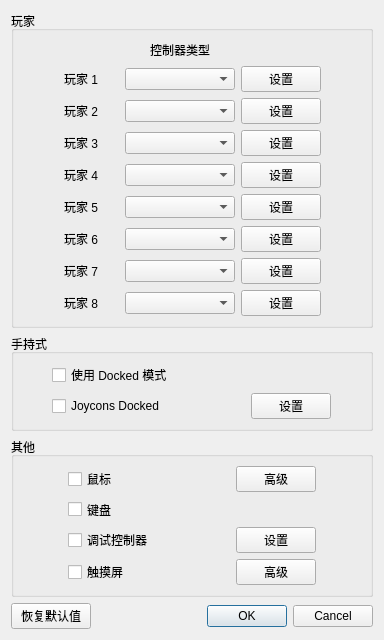
<?xml version="1.0" encoding="UTF-8"?>
<ui version="4.0">
 <class>ConfigureInput</class>
 <widget class="QDialog" name="ConfigureInput">
  <property name="geometry">
   <rect>
    <x>0</x>
    <y>0</y>
    <width>384</width>
    <height>576</height>
   </rect>
  </property>
  <property name="windowTitle">
   <string>自定义输入设置</string>
  </property>
  <layout class="QVBoxLayout" name="verticalLayout_5">
   <item>
    <layout class="QVBoxLayout" name="verticalLayout">
     <item>
      <widget class="QGroupBox" name="gridGroupBox_1">
       <property name="title">
        <string>玩家</string>
       </property>
       <layout class="QGridLayout" name="gridLayout">
        <item row="1" column="2">
         <widget class="QComboBox" name="player1_combobox">
          <property name="minimumSize">
           <size>
            <width>110</width>
            <height>0</height>
           </size>
          </property>
         </widget>
        </item>
        <item row="1" column="3">
         <widget class="QPushButton" name="player1_configure">
          <property name="text">
           <string>设置</string>
          </property>
         </widget>
        </item>
        <item row="0" column="2">
         <widget class="QLabel" name="label">
          <property name="text">
           <string>控制器类型</string>
          </property>
          <property name="alignment">
           <set>Qt::AlignCenter</set>
          </property>
         </widget>
        </item>
        <item row="2" column="2">
         <widget class="QComboBox" name="player2_combobox">
          <property name="minimumSize">
           <size>
            <width>110</width>
            <height>0</height>
           </size>
          </property>
         </widget>
        </item>
        <item row="3" column="2">
         <widget class="QComboBox" name="player3_combobox">
          <property name="minimumSize">
           <size>
            <width>110</width>
            <height>0</height>
           </size>
          </property>
         </widget>
        </item>
        <item row="4" column="2">
         <widget class="QComboBox" name="player4_combobox">
          <property name="minimumSize">
           <size>
            <width>110</width>
            <height>0</height>
           </size>
          </property>
         </widget>
        </item>
        <item row="5" column="2">
         <widget class="QComboBox" name="player5_combobox">
          <property name="minimumSize">
           <size>
            <width>110</width>
            <height>0</height>
           </size>
          </property>
         </widget>
        </item>
        <item row="6" column="2">
         <widget class="QComboBox" name="player6_combobox">
          <property name="minimumSize">
           <size>
            <width>110</width>
            <height>0</height>
           </size>
          </property>
         </widget>
        </item>
        <item row="7" column="2">
         <widget class="QComboBox" name="player7_combobox">
          <property name="minimumSize">
           <size>
            <width>110</width>
            <height>0</height>
           </size>
          </property>
         </widget>
        </item>
        <item row="8" column="2">
         <widget class="QComboBox" name="player8_combobox">
          <property name="minimumSize">
           <size>
            <width>110</width>
            <height>0</height>
           </size>
          </property>
         </widget>
        </item>
        <item row="2" column="3">
         <widget class="QPushButton" name="player2_configure">
          <property name="text">
           <string>设置</string>
          </property>
         </widget>
        </item>
        <item row="3" column="3">
         <widget class="QPushButton" name="player3_configure">
          <property name="text">
           <string>设置</string>
          </property>
         </widget>
        </item>
        <item row="4" column="3">
         <widget class="QPushButton" name="player4_configure">
          <property name="text">
           <string>设置</string>
          </property>
         </widget>
        </item>
        <item row="5" column="3">
         <widget class="QPushButton" name="player5_configure">
          <property name="text">
           <string>设置</string>
          </property>
         </widget>
        </item>
        <item row="6" column="3">
         <widget class="QPushButton" name="player6_configure">
          <property name="text">
           <string>设置</string>
          </property>
         </widget>
        </item>
        <item row="7" column="3">
         <widget class="QPushButton" name="player7_configure">
          <property name="text">
           <string>设置</string>
          </property>
         </widget>
        </item>
        <item row="8" column="3">
         <widget class="QPushButton" name="player8_configure">
          <property name="text">
           <string>设置</string>
          </property>
         </widget>
        </item>
        <item row="0" column="0">
         <spacer name="horizontalSpacer">
          <property name="orientation">
           <enum>Qt::Horizontal</enum>
          </property>
          <property name="sizeHint" stdset="0">
           <size>
            <width>40</width>
            <height>20</height>
           </size>
          </property>
         </spacer>
        </item>
        <item row="0" column="4">
         <spacer name="horizontalSpacer_2">
          <property name="orientation">
           <enum>Qt::Horizontal</enum>
          </property>
          <property name="sizeHint" stdset="0">
           <size>
            <width>40</width>
            <height>20</height>
           </size>
          </property>
         </spacer>
        </item>
        <item row="1" column="1">
         <widget class="QLabel" name="label_3">
          <property name="minimumSize">
           <size>
            <width>55</width>
            <height>0</height>
           </size>
          </property>
          <property name="text">
           <string>玩家 1</string>
          </property>
         </widget>
        </item>
        <item row="2" column="1">
         <widget class="QLabel" name="label_4">
          <property name="text">
           <string>玩家 2</string>
          </property>
         </widget>
        </item>
        <item row="3" column="1">
         <widget class="QLabel" name="label_5">
          <property name="text">
           <string>玩家 3</string>
          </property>
         </widget>
        </item>
        <item row="4" column="1">
         <widget class="QLabel" name="label_6">
          <property name="text">
           <string>玩家 4</string>
          </property>
         </widget>
        </item>
        <item row="5" column="1">
         <widget class="QLabel" name="label_7">
          <property name="text">
           <string>玩家 5</string>
          </property>
         </widget>
        </item>
        <item row="6" column="1">
         <widget class="QLabel" name="label_8">
          <property name="text">
           <string>玩家 6</string>
          </property>
         </widget>
        </item>
        <item row="7" column="1">
         <widget class="QLabel" name="label_9">
          <property name="text">
           <string>玩家 7</string>
          </property>
         </widget>
        </item>
        <item row="8" column="1">
         <widget class="QLabel" name="label_10">
          <property name="text">
           <string>玩家 8</string>
          </property>
         </widget>
        </item>
       </layout>
      </widget>
     </item>
     <item>
      <widget class="QGroupBox" name="gridGroupBox_2">
       <property name="title">
        <string>手持式</string>
       </property>
       <layout class="QGridLayout" name="gridLayout_2">
        <item row="1" column="2">
         <spacer name="horizontalSpacer_5">
          <property name="orientation">
           <enum>Qt::Horizontal</enum>
          </property>
          <property name="sizeType">
           <enum>QSizePolicy::Fixed</enum>
          </property>
          <property name="sizeHint" stdset="0">
           <size>
            <width>72</width>
            <height>20</height>
           </size>
          </property>
         </spacer>
        </item>
        <item row="1" column="4">
         <spacer name="horizontalSpacer_4">
          <property name="orientation">
           <enum>Qt::Horizontal</enum>
          </property>
          <property name="sizeHint" stdset="0">
           <size>
            <width>40</width>
            <height>20</height>
           </size>
          </property>
         </spacer>
        </item>
        <item row="1" column="3">
         <widget class="QPushButton" name="handheld_configure">
          <property name="text">
           <string>设置</string>
          </property>
         </widget>
        </item>
        <item row="1" column="0">
         <spacer name="horizontalSpacer_3">
          <property name="orientation">
           <enum>Qt::Horizontal</enum>
          </property>
          <property name="sizeHint" stdset="0">
           <size>
            <width>40</width>
            <height>20</height>
           </size>
          </property>
         </spacer>
        </item>
        <item row="1" column="1">
         <widget class="QCheckBox" name="handheld_connected">
          <property name="text">
           <string>Joycons Docked</string>
          </property>
         </widget>
        </item>
        <item row="0" column="1">
         <widget class="QCheckBox" name="use_docked_mode">
          <property name="text">
           <string>使用 Docked 模式</string>
          </property>
         </widget>
        </item>
       </layout>
      </widget>
     </item>
     <item>
      <widget class="QGroupBox" name="gridGroupBox_3">
       <property name="title">
        <string>其他</string>
       </property>
       <layout class="QGridLayout" name="gridLayout_3">
        <item row="1" column="1">
         <widget class="QCheckBox" name="keyboard_enabled">
          <property name="minimumSize">
           <size>
            <width>0</width>
            <height>23</height>
           </size>
          </property>
          <property name="text">
           <string>键盘</string>
          </property>
         </widget>
        </item>
        <item row="2" column="1">
         <widget class="QCheckBox" name="debug_enabled">
          <property name="text">
           <string>调试控制器</string>
          </property>
         </widget>
        </item>
        <item row="3" column="1">
         <widget class="QCheckBox" name="touchscreen_enabled">
          <property name="text">
           <string>触摸屏</string>
          </property>
         </widget>
        </item>
        <item row="0" column="1">
         <widget class="QCheckBox" name="mouse_enabled">
          <property name="minimumSize">
           <size>
            <width>0</width>
            <height>23</height>
           </size>
          </property>
          <property name="text">
           <string>鼠标</string>
          </property>
         </widget>
        </item>
        <item row="0" column="4">
         <spacer name="horizontalSpacer_7">
          <property name="orientation">
           <enum>Qt::Horizontal</enum>
          </property>
          <property name="sizeHint" stdset="0">
           <size>
            <width>40</width>
            <height>20</height>
           </size>
          </property>
         </spacer>
        </item>
        <item row="0" column="2">
         <spacer name="horizontalSpacer_8">
          <property name="orientation">
           <enum>Qt::Horizontal</enum>
          </property>
          <property name="sizeType">
           <enum>QSizePolicy::Fixed</enum>
          </property>
          <property name="sizeHint" stdset="0">
           <size>
            <width>76</width>
            <height>20</height>
           </size>
          </property>
         </spacer>
        </item>
        <item row="0" column="0">
         <spacer name="horizontalSpacer_6">
          <property name="orientation">
           <enum>Qt::Horizontal</enum>
          </property>
          <property name="sizeHint" stdset="0">
           <size>
            <width>40</width>
            <height>20</height>
           </size>
          </property>
         </spacer>
        </item>
        <item row="3" column="3">
         <widget class="QPushButton" name="touchscreen_advanced">
          <property name="text">
           <string>高级</string>
          </property>
         </widget>
        </item>
        <item row="2" column="3">
         <widget class="QPushButton" name="debug_configure">
          <property name="text">
           <string>设置</string>
          </property>
         </widget>
        </item>
        <item row="0" column="3">
         <widget class="QPushButton" name="mouse_advanced">
          <property name="text">
           <string>高级</string>
          </property>
         </widget>
        </item>
       </layout>
      </widget>
     </item>
     <item>
      <spacer name="verticalSpacer">
       <property name="orientation">
        <enum>Qt::Vertical</enum>
       </property>
       <property name="sizeHint" stdset="0">
        <size>
         <width>20</width>
         <height>40</height>
        </size>
       </property>
      </spacer>
     </item>
     <item>
      <layout class="QHBoxLayout" name="horizontalLayout">
       <item>
        <widget class="QPushButton" name="restore_defaults_button">
         <property name="text">
          <string>恢复默认值</string>
         </property>
        </widget>
       </item>
       <item>
        <spacer name="horizontalSpacer_9">
         <property name="orientation">
          <enum>Qt::Horizontal</enum>
         </property>
         <property name="sizeHint" stdset="0">
          <size>
           <width>40</width>
           <height>20</height>
          </size>
         </property>
        </spacer>
       </item>
       <item>
        <widget class="QDialogButtonBox" name="buttonBox">
         <property name="standardButtons">
          <set>QDialogButtonBox::Cancel|QDialogButtonBox::Ok</set>
         </property>
        </widget>
       </item>
      </layout>
     </item>
    </layout>
   </item>
  </layout>
 </widget>
 <resources/>
 <connections>
  <connection>
   <sender>buttonBox</sender>
   <signal>accepted()</signal>
   <receiver>ConfigureInput</receiver>
   <slot>accept()</slot>
   <hints>
    <hint type="sourcelabel">
     <x>294</x>
     <y>553</y>
    </hint>
    <hint type="destinationlabel">
     <x>191</x>
     <y>287</y>
    </hint>
   </hints>
  </connection>
  <connection>
   <sender>buttonBox</sender>
   <signal>rejected()</signal>
   <receiver>ConfigureInput</receiver>
   <slot>reject()</slot>
   <hints>
    <hint type="sourcelabel">
     <x>294</x>
     <y>553</y>
    </hint>
    <hint type="destinationlabel">
     <x>191</x>
     <y>287</y>
    </hint>
   </hints>
  </connection>
 </connections>
</ui>
